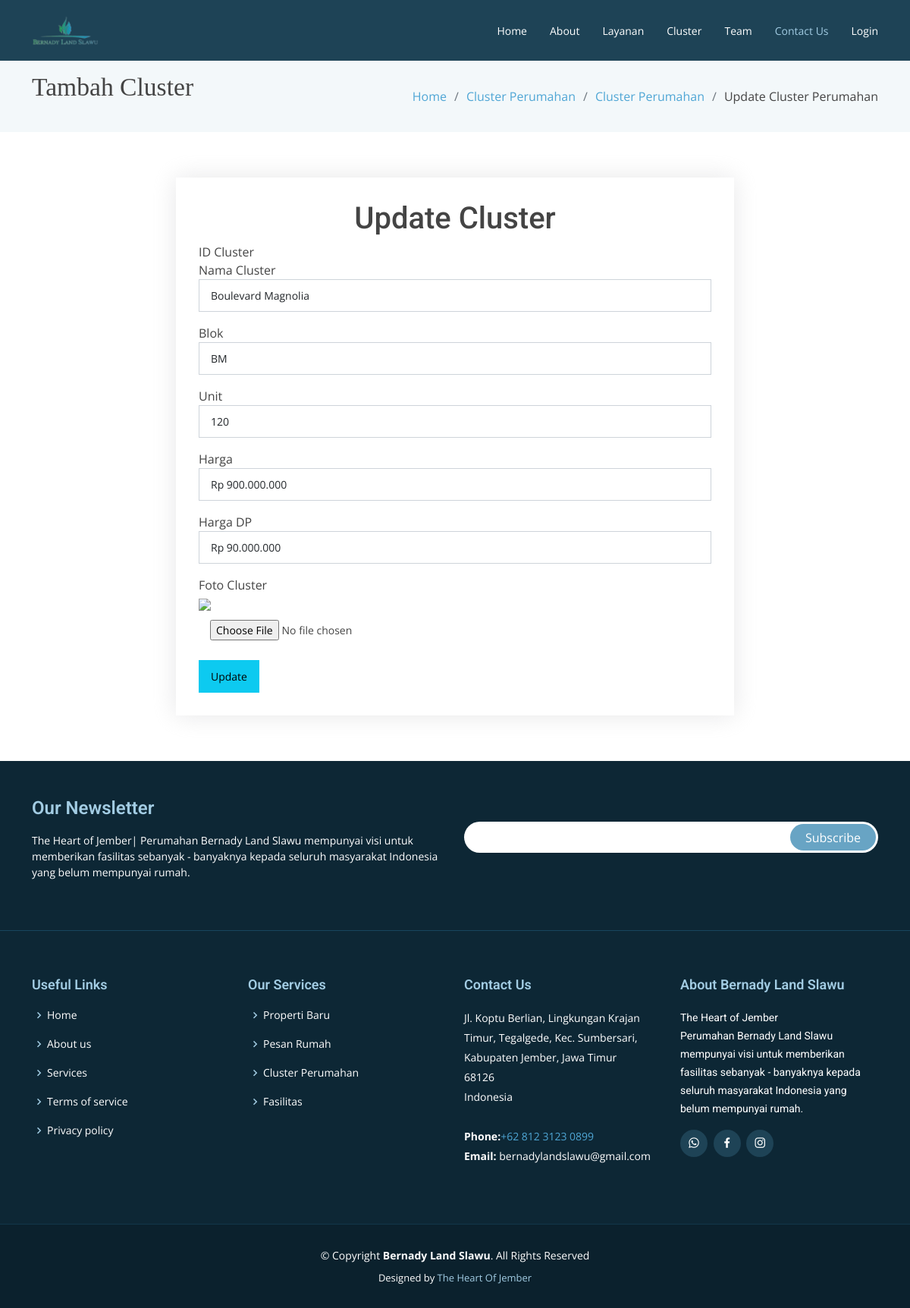
/form-edit-cluster.php?id=33, run on an earlier commit of the app's database.
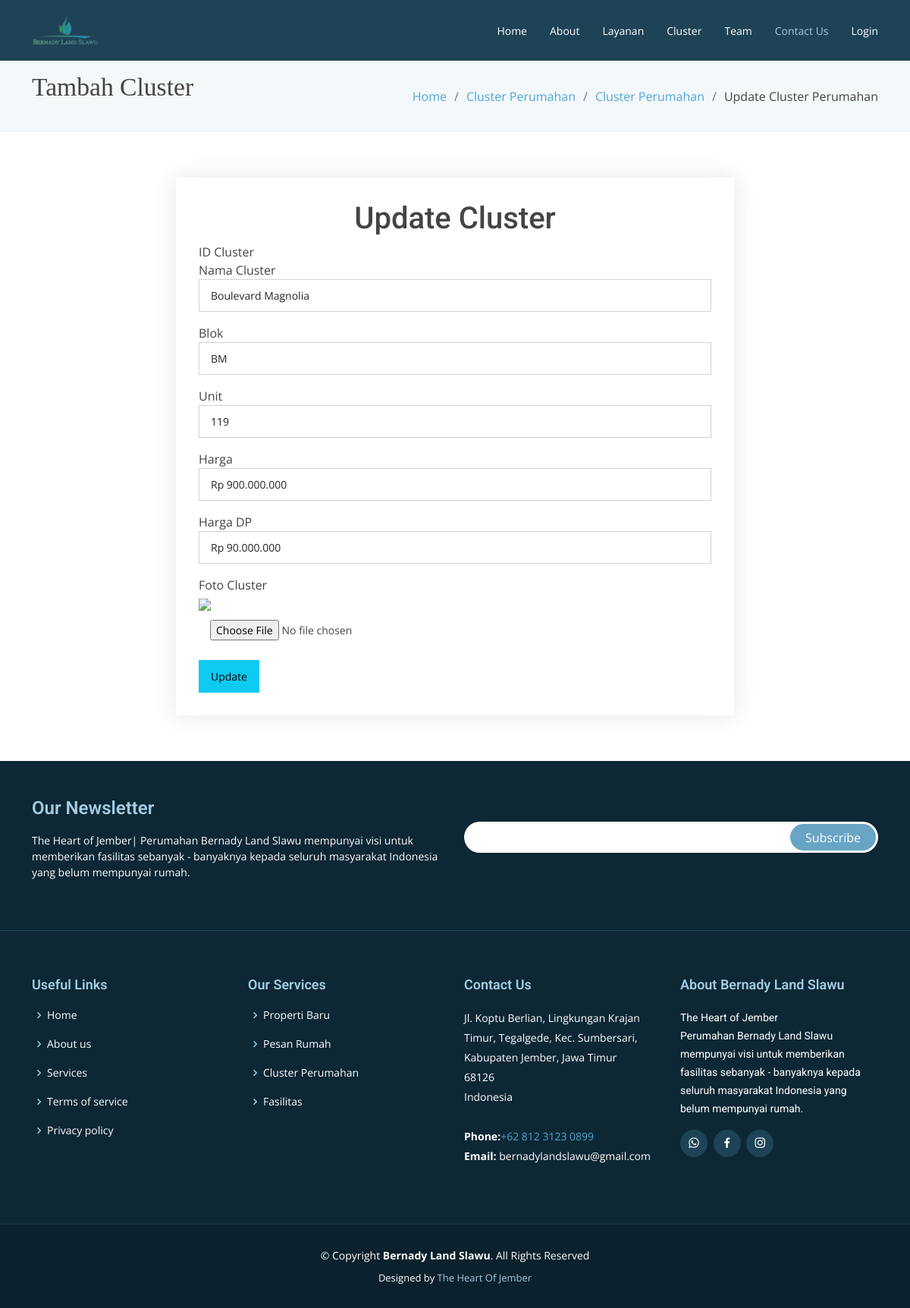
And on a later commit of the database.
### tables this page shows
CREATE TABLE `cluster` (
  `id_cluster` int(11) NOT NULL,
  `foto_cluster` varchar(100) NOT NULL,
  `nama_cluster` varchar(100) NOT NULL,
  `blok` varchar(100) NOT NULL,
  `jumlah_unit` int(100) NOT NULL,
  `harga` varchar(100) NOT NULL,
  `harga_dp` varchar(100) NOT NULL,
  `filter` varchar(11) NOT NULL,
  `jenis_cluster` varchar(50) NOT NULL
);

### form-edit-cluster.php (the view, shortened to what the changed rows need)
<?php
require ('koneksi.php');
$clusterId = $_GET['id'];
$query = "SELECT * FROM cluster WHERE id_cluster='$clusterId'";
$result = mysqli_query($koneksi, $query);
while ($row =mysqli_fetch_array($result)){
  $nama_cluster = $row['nama_cluster'];
  $blok = $row['blok'];
  $jumlah_unit = $row['jumlah_unit'];
  $harga = $row['harga'];
  $hargaDp= $row['harga_dp'];
}
?>
<!DOCTYPE html>
<html lang="en">
<head>
  <link href="vendor/animate.css/animate.min.css" rel="stylesheet">
  <link href="vendor/aos/aos.css" rel="stylesheet">
  <link href="vendor/bootstrap/css/bootstrap.min.css" rel="stylesheet">
  <link href="vendor/bootstrap-icons/bootstrap-icons.css" rel="stylesheet">
  <link href="vendor/boxicons/css/boxicons.min.css" rel="stylesheet">
  <link href="vendor/glightbox/css/glightbox.min.css" rel="stylesheet">
  <link href="vendor/swiper/swiper-bundle.min.css" rel="stylesheet">
  <link href="css/style.css" rel="stylesheet">
</head>
<body>
  <main id="main">
    <section class="breadcrumbs">
      <div class="container">
        <div class='d-flex justify-content-between align-items-center'>
          <h2><blockquote>Tambah Cluster</blockquote></h2>
        </div>
      </div>
    </section>
    <section class="contact" data-aos="fade-up" data-aos-easing="ease-in-out" data-aos-duration="500">
      <div class="container">
        <div class="row">
          <div class="col-lg-8 m-auto">
            <form class="php-email-form" action="form-edit-cluster.php" method="POST" enctype="multipart/form-data">
              <div class="row">
                <h1 class="text-center"><span>Update Cluster</span></h1>
                <div class="row-md-6 form-group mb-3">
				<label>Nama Cluster</label>
                  <input class="form-control" type="text" name="txt_namacluster" value="<?php echo $nama_cluster; ?>" autofocus=""/>
                </div>
                <div class="row-md-6 form-group mb-3">
				<label>Blok</label>
         <input class="form-control" type="text" name="txt_blok" value="<?php echo $blok; ?>" />
                </div>
                <div class="row-md-6 form-group mb-3">
                  <label>Unit</label>
         <input class="form-control" type="text" name="jumlah_unit" value="<?php echo $jumlah_unit; ?>" />
                </div>
                <div class="row-md-6 form-group mt-3 mt-md-0 mb-3">
                  <label>Harga</label>
         <input class="form-control" type="text" name="harga" value="<?php echo $harga; ?>"/>
                </div>
                <div class="row-md-6 form-group mt-3 mt-md-0 mb-3">
                  <label>Harga DP</label>
         <input class="form-control" type="text" name="harga_dp" value="<?php echo $hargaDp; ?>" />
                </div>
                </div>
              </div>
          </div>
      </div>
    </section>
  </main>
</body>
</html>

What changed in the data, as far as the page shows it:
changed cluster "Boulevard Magnolia": jumlah_unit "120" → "119"
